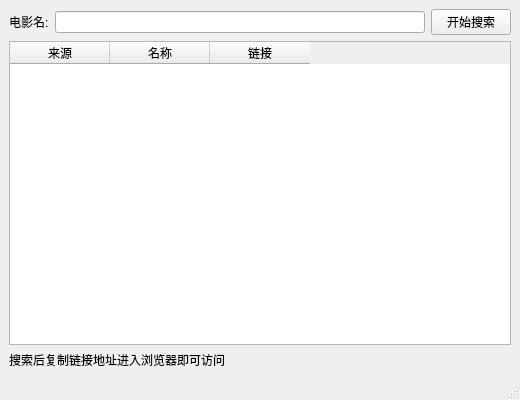
<?xml version="1.0" encoding="UTF-8"?>
<ui version="4.0">
 <class>MainWindow</class>
 <widget class="QMainWindow" name="MainWindow">
  <property name="geometry">
   <rect>
    <x>0</x>
    <y>0</y>
    <width>520</width>
    <height>400</height>
   </rect>
  </property>
  <property name="windowTitle">
   <string>影视资源搜索_sjs v1.0</string>
  </property>
  <widget class="QWidget" name="centralwidget">
   <layout class="QGridLayout" name="gridLayout_2">
    <item row="0" column="0">
     <layout class="QGridLayout" name="gridLayout">
      <item row="2" column="2">
       <widget class="QPushButton" name="searchBtn">
        <property name="text">
         <string>开始搜索</string>
        </property>
        <property name="checkable">
         <bool>true</bool>
        </property>
        <property name="autoExclusive">
         <bool>false</bool>
        </property>
       </widget>
      </item>
      <item row="2" column="1">
       <widget class="QLineEdit" name="movieName"/>
      </item>
      <item row="2" column="0">
       <widget class="QLabel" name="label">
        <property name="text">
         <string>电影名:</string>
        </property>
       </widget>
      </item>
      <item row="3" column="0" colspan="3">
       <widget class="QTableWidget" name="searchRes">
        <property name="minimumSize">
         <size>
          <width>500</width>
          <height>0</height>
         </size>
        </property>
        <column>
         <property name="text">
          <string>来源</string>
         </property>
        </column>
        <column>
         <property name="text">
          <string>名称</string>
         </property>
        </column>
        <column>
         <property name="text">
          <string>链接</string>
         </property>
        </column>
       </widget>
      </item>
     </layout>
    </item>
    <item row="1" column="0">
     <widget class="QLabel" name="label_2">
      <property name="text">
       <string>搜索后复制链接地址进入浏览器即可访问</string>
      </property>
     </widget>
    </item>
   </layout>
  </widget>
  <widget class="QStatusBar" name="statusbar"/>
  <widget class="QMenuBar" name="menuBar">
   <property name="geometry">
    <rect>
     <x>0</x>
     <y>0</y>
     <width>520</width>
     <height>23</height>
    </rect>
   </property>
  </widget>
 </widget>
 <resources/>
 <connections/>
</ui>
